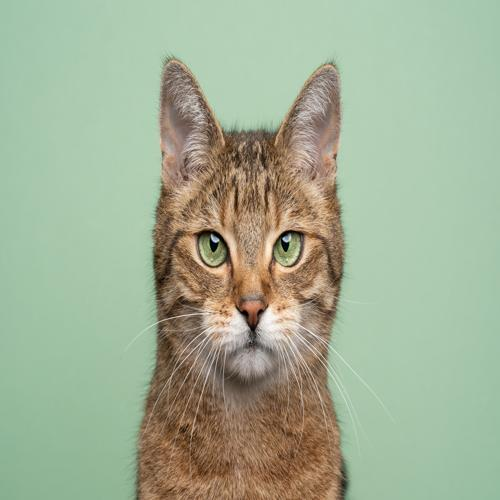
#> input picture Joyce_Mikey_HW1A/images/cat_crp.jpg, 500 x 500 px
$ python main.py
#> lines starting #> are read from the running program, lines starting #| are printed output that depends on the picture
import numpy as np
import cv2
import matplotlib.pyplot as plt


def compare_orig_vs_new(orig, new):
    plt.subplot(121), plt.imshow(cv2.cvtColor(orig, cv2.COLOR_BGR2RGB)), plt.title('Original')
    plt.subplot(122), plt.imshow(cv2.cvtColor(new, cv2.COLOR_BGR2RGB)), plt.title('New')
    plt.show()


def plot_rgb_hist(image, title='Histogram', fig_path=None):
    hist_red = cv2.calcHist([image], [2], None, [256], [0, 256])
    hist_green = cv2.calcHist([image], [1], None, [256], [0, 256])
    hist_blue = cv2.calcHist([image], [0], None, [256], [0, 256])

    # Plot the histograms
    plt.plot(hist_red, color='red', label='Red')
    plt.plot(hist_green, color='green', label='Green')
    plt.plot(hist_blue, color='blue', label='Blue')

    # Customize the plot
    plt.title(title)
    plt.xlabel('Pixel Value')
    plt.ylabel('Frequency')
    plt.legend()
    plt.grid(True)

    if fig_path:
        plt.savefig(fig_path, dpi=900)

    plt.show()


def hybrid_img(blur_img, sharp_img, sigma=5.0):
    blur_img = blur_img.astype(np.float32) / 255.0
    sharp_img = sharp_img.astype(np.float32) / 255.0

    # Gaussian blur
    kernel_size = int(6 * sigma) + 1
    gaussian = cv2.getGaussianKernel(kernel_size, sigma)
    gaussian = gaussian @ gaussian.T  # 2D Convolution

    lowpass_blur = cv2.filter2D(blur_img, -1, gaussian)
    highpass_blur = blur_img - lowpass_blur

    lowpass_sharp = cv2.filter2D(sharp_img, -1, gaussian)
    highpass_sharp = sharp_img - lowpass_sharp

    blur_sharpened = blur_img + highpass_blur
    sharp_sharpened = sharp_img + highpass_sharp

    blur_sharpened = np.clip(blur_sharpened, 0, 1)
    sharp_sharpened = np.clip(sharp_sharpened, 0, 1)

    hybrid_1 = highpass_sharp + lowpass_blur
    hybrid_2 = highpass_blur + lowpass_sharp

    hybrid_1 = np.clip(hybrid_1, 0, 1)
    hybrid_2 = np.clip(hybrid_2, 0, 1)

    return hybrid_1, hybrid_2, lowpass_blur, highpass_blur, lowpass_sharp, highpass_sharp, blur_sharpened, sharp_sharpened


def denormalize(img):
    img = cv2.normalize(img, None, 0, 255, cv2.NORM_MINMAX)
    return img.astype(np.uint8)


if __name__ == '__main__':
    plots_dir = 'results/plots/'
    imgs_dir = 'results/images/'

    # Load in the test images!
    cat = cv2.imread('images/cat_crp.jpg', cv2.IMREAD_UNCHANGED)
#> cat is the input picture: shape (500, 500, 3); mean B, G, R 149.4, 175.2, 161.7
    plot_rgb_hist(cat, title='Cat Histogram', fig_path=plots_dir+'cat_orig_hist.png')
#> in plot_rgb_hist, `hist_red = cv2.calcHist([image], [2], None, [256], [0, 256])`: hist_red = 256 values, max 10151 at index 173, min 5 at index 3, mean 976.6
#> in plot_rgb_hist, `hist_green = cv2.calcHist([image], [1], None, [256], [0, 256])`: hist_green = 256 values, max 12193 at index 202, min 0 at index 251, mean 976.6
#> in plot_rgb_hist, `hist_blue = cv2.calcHist([image], [0], None, [256], [0, 256])`: hist_blue = 256 values, max 11473 at index 177, min 0 at index 247, mean 976.6

    dog = cv2.imread('images/dog_crp.jpg', cv2.IMREAD_UNCHANGED)
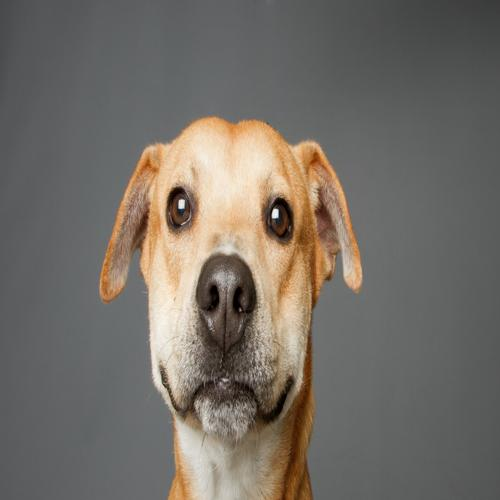
#> input picture Joyce_Mikey_HW1A/images/dog_crp.jpg, 500 x 500 px
#> dog is the input picture: shape (500, 500, 3); mean B, G, R 102.6, 109.7, 115.6
    plot_rgb_hist(dog, title='Dog Histogram', fig_path=plots_dir+'dog_orig_hist.png')

    sig = 5.0
    h1_img, h2_img, low_dog, high_dog, low_cat, high_cat, sharp_dog, sharp_cat = hybrid_img(dog, cat, sigma=sig)

    h1_img = denormalize(h1_img)
    h2_img = denormalize(h2_img)
    low_dog = denormalize(low_dog)
    high_dog = denormalize(high_dog)
    sharp_dog = denormalize(sharp_dog)
    low_cat = denormalize(low_cat)
#> in denormalize (call 6), `img = cv2.normalize(img, None, 0, 255, cv2.NORM_MINMAX)`:
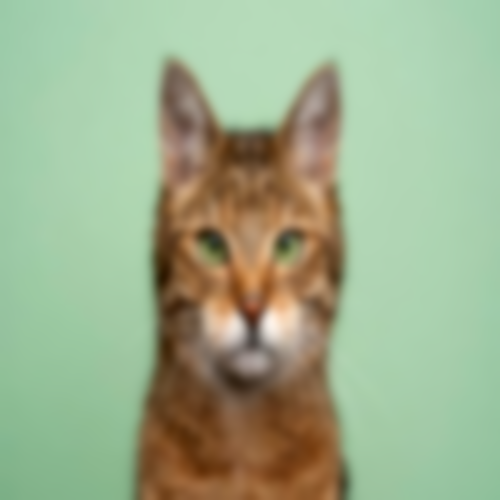
#> img: shape (500, 500, 3) float32; mean of channels 0, 1, 2 141.4, 175.4, 157.6; drawn as B, G, R
    high_cat = denormalize(high_cat)
    sharp_cat = denormalize(sharp_cat)

    cv2.imwrite(imgs_dir + 'hybrid_dog_cat_sig=' + str(sig) + '.png', h1_img)
    cv2.imwrite(imgs_dir + 'hybrid_cat_dog_sig=' + str(sig) + '.png', h2_img)
    cv2.imwrite(imgs_dir + 'low_dog.png', low_dog)
    cv2.imwrite(imgs_dir + 'low_cat.png', low_cat)
    cv2.imwrite(imgs_dir + 'high_dog.png', high_dog)
    cv2.imwrite(imgs_dir + 'high_cat.png', high_cat)
    cv2.imwrite(imgs_dir + 'sharp_dog.png', sharp_dog)
    cv2.imwrite(imgs_dir + 'sharp_cat.png', sharp_cat)

    plot_rgb_hist(low_cat, title='Cat Smoothed', fig_path=plots_dir+'cat_smooth_hist.png')
    plot_rgb_hist(low_dog, title='Dog Smoothed', fig_path=plots_dir+'dog_smooth_hist.png')
    plot_rgb_hist(high_cat, title='Cat High Pass', fig_path=plots_dir+'cat_high_hist.png')
    plot_rgb_hist(high_dog, title='Dog High Pass', fig_path=plots_dir+'dog_high_hist.png')
#> in plot_rgb_hist (call 6), `hist_red = cv2.calcHist([image], [2], None, [256], [0, 256])`: hist_red = 256 values, max 103721 at index 104, min 0 at index 0, mean 976.6
#> in plot_rgb_hist (call 6), `hist_green = cv2.calcHist([image], [1], None, [256], [0, 256])`: hist_green = 256 values, max 107724 at index 104, min 0 at index 0, mean 976.6
#> in plot_rgb_hist (call 6), `hist_blue = cv2.calcHist([image], [0], None, [256], [0, 256])`: hist_blue = 256 values, max 108619 at index 104, min 0 at index 1, mean 976.6
#> in plot_rgb_hist (call 6), `plt.savefig(fig_path, dpi=900)`:
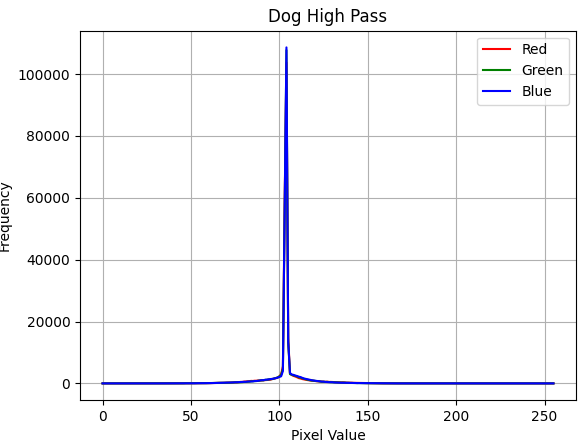
#> figure drawn by matplotlib, 1 panel; curve peaks at x = 104, y = 103721; curve peaks at x = 104, y = 107724; curve peaks at x = 104, y = 108619
    plot_rgb_hist(sharp_cat, title='Cat Sharpened', fig_path=plots_dir + 'cat_sharp_hist.png')
#> in plot_rgb_hist (call 7), `hist_red = cv2.calcHist([image], [2], None, [256], [0, 256])`: hist_red = 256 values, max 9572 at index 172, min 20 at index 10, mean 976.6
#> in plot_rgb_hist (call 7), `hist_green = cv2.calcHist([image], [1], None, [256], [0, 256])`: hist_green = 256 values, max 11203 at index 202, min 39 at index 3, mean 976.6
#> in plot_rgb_hist (call 7), `hist_blue = cv2.calcHist([image], [0], None, [256], [0, 256])`: hist_blue = 256 values, max 10518 at index 176, min 23 at index 254, mean 976.6
#> in plot_rgb_hist (call 7), `plt.savefig(fig_path, dpi=900)`:
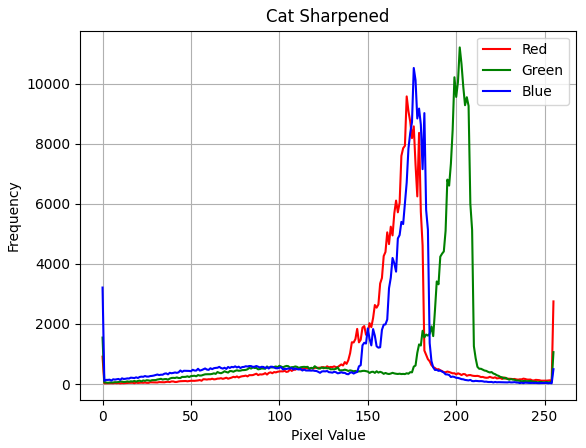
#> figure drawn by matplotlib, 1 panel; curve peaks at x = 172, y = 9572; curve peaks at x = 202, y = 11203; curve peaks at x = 176, y = 10518
    plot_rgb_hist(sharp_dog, title='Dog Sharpened', fig_path=plots_dir + 'dog_sharp_hist.png')


    plt.imshow(cv2.cvtColor(h1_img, cv2.COLOR_BGR2RGB))
    plt.title('Hybrid; sigma=' + str(sig))
    plt.show()

    sig = 20.0
    h1_img, h2_img, low_dog, high_dog, low_cat, high_cat, sharp_dog, sharp_cat = hybrid_img(dog, cat, sigma=sig)
#> call 2 of hybrid_img, with sigma = 20
#> in hybrid_img (call 2), `highpass_sharp = sharp_img - lowpass_sharp`:
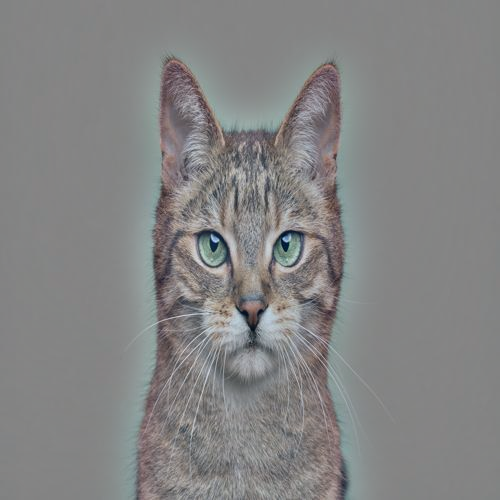
#> highpass_sharp: shape (500, 500, 3) float32; mean of channels 0, 1, 2 -1.32e-05, -1.43e-05, -2.08e-05; drawn with min black and max white
#> in hybrid_img (call 2), `sharp_sharpened = sharp_img + highpass_sharp`:
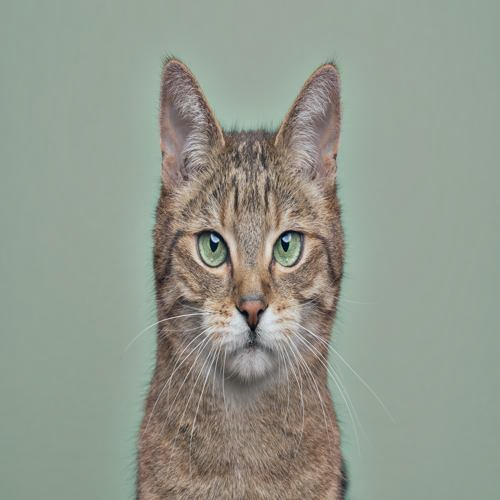
#> sharp_sharpened: shape (500, 500, 3) float32; mean of channels 0, 1, 2 0.586, 0.687, 0.634; drawn with min black and max white
#> in hybrid_img (call 2), `blur_sharpened = np.clip(blur_sharpened, 0, 1)`:
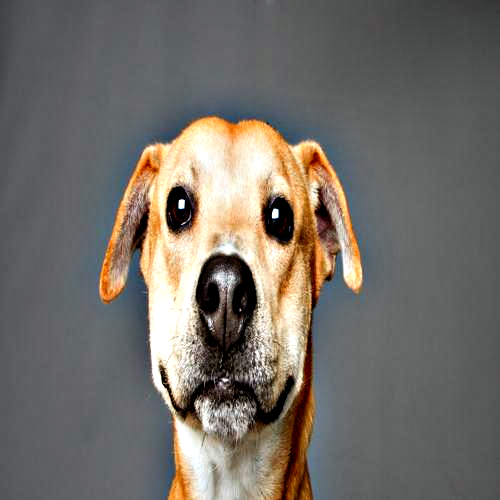
#> blur_sharpened: shape (500, 500, 3) float32; mean of channels 0, 1, 2 0.406, 0.432, 0.451; drawn as B, G, R

    h1_img = denormalize(h1_img)
    h2_img = denormalize(h2_img)

    cv2.imwrite(imgs_dir + 'hybrid_dog_cat_sig=' + str(sig) + '.png', h1_img)
    cv2.imwrite(imgs_dir + 'hybrid_cat_dog_sig=' + str(sig) + '.png', h2_img)

    plt.imshow(cv2.cvtColor(h2_img, cv2.COLOR_BGR2RGB))
    plt.title('Hybrid; sigma=' + str(sig))
    plt.show()
